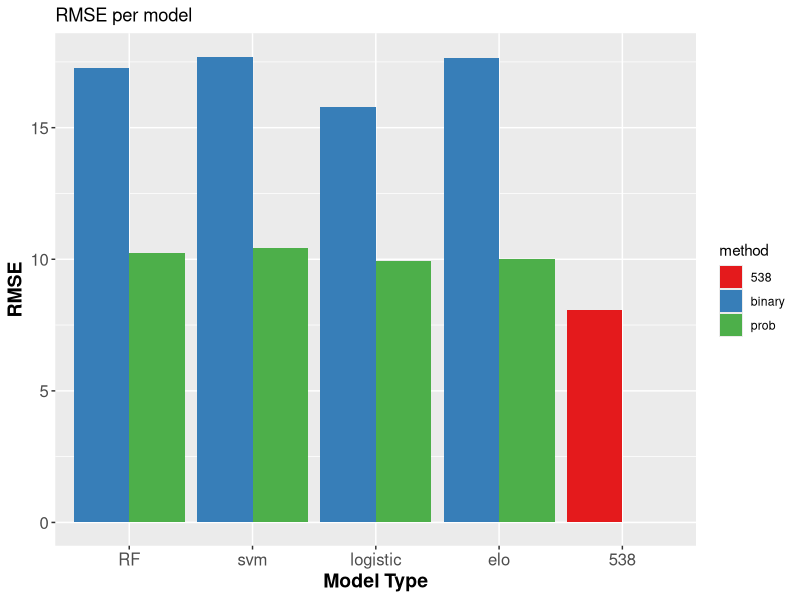
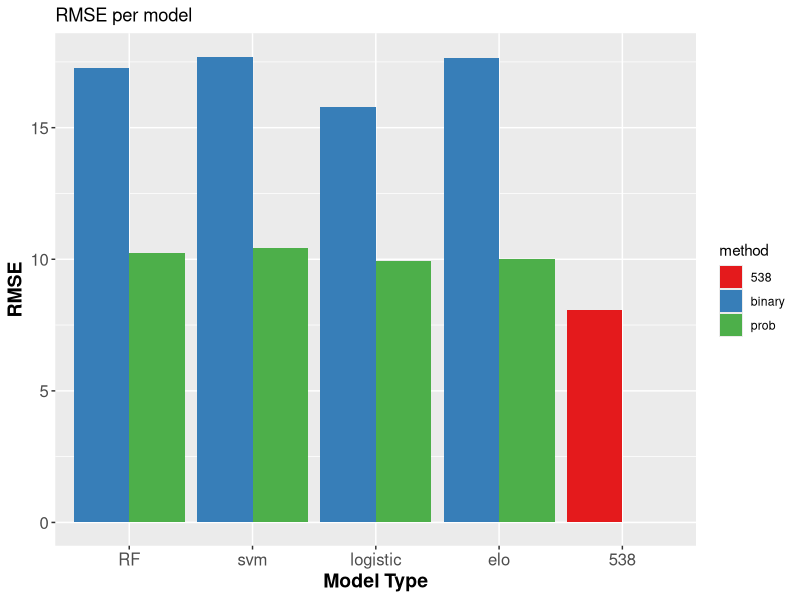

Source code (R) for these figures, in order:
library(ggplot2)
model = c('RF', 'RF', 'svm', 'svm', 'logistic', 'logistic', 'elo', 'elo', '538', '538')
method = c('binary', 'prob', 'binary', 'prob', 'binary', 'prob', 'binary', 'prob', '538', 'binary')
rms = c(17.28390388, 10.229010715221683, 17.704048501213876, 10.444044981405741,
        15.7786775956, 9.93646483078, 17.6427511082, 10.0255933378, 8.06, 0)
df = data.frame(model, method, rms)
df$model <- factor(df$model, levels = unique(df$model))
ggplot(df, aes(x=factor(model), y=rms, fill=method)) +
  geom_bar(stat="identity", position="dodge") +
  scale_fill_brewer(palette="Set1") +
  labs(x = "Model Type", y="RMSE", title="RMSE per model") +
  theme(axis.text=element_text(size=12),
        axis.title=element_text(size=14,face="bold"))
ggsave("rms_plot.png")
